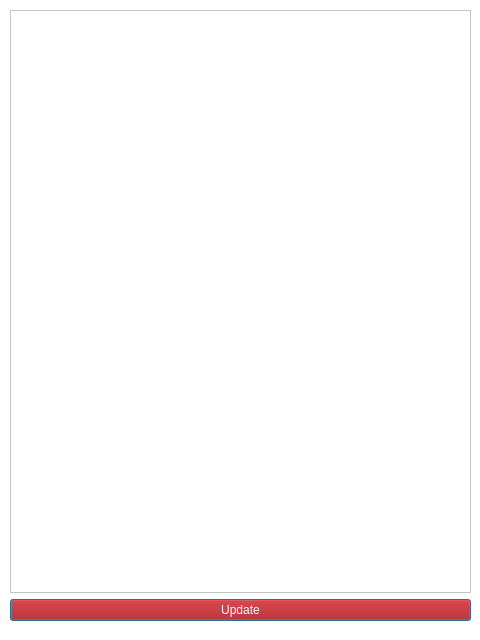
<?xml version="1.0" encoding="UTF-8"?>
<ui version="4.0">
 <class>AllDrinksWidget</class>
 <widget class="QDialog" name="AllDrinksWidget">
  <property name="geometry">
   <rect>
    <x>0</x>
    <y>0</y>
    <width>480</width>
    <height>640</height>
   </rect>
  </property>
  <property name="windowTitle">
   <string>Dialog</string>
  </property>
  <property name="styleSheet">
   <string notr="true">background-color:white;</string>
  </property>
  <widget class="QWidget" name="">
   <property name="geometry">
    <rect>
     <x>10</x>
     <y>10</y>
     <width>461</width>
     <height>611</height>
    </rect>
   </property>
   <layout class="QVBoxLayout" name="verticalLayout">
    <item>
     <widget class="QTableView" name="drinksTable"/>
    </item>
    <item>
     <widget class="QPushButton" name="updateButton">
      <property name="styleSheet">
       <string notr="true">background-color:rgb(170, 0, 0);
color:rgb(255, 255, 255);</string>
      </property>
      <property name="text">
       <string>Update</string>
      </property>
     </widget>
    </item>
   </layout>
  </widget>
 </widget>
 <resources/>
 <connections/>
</ui>
